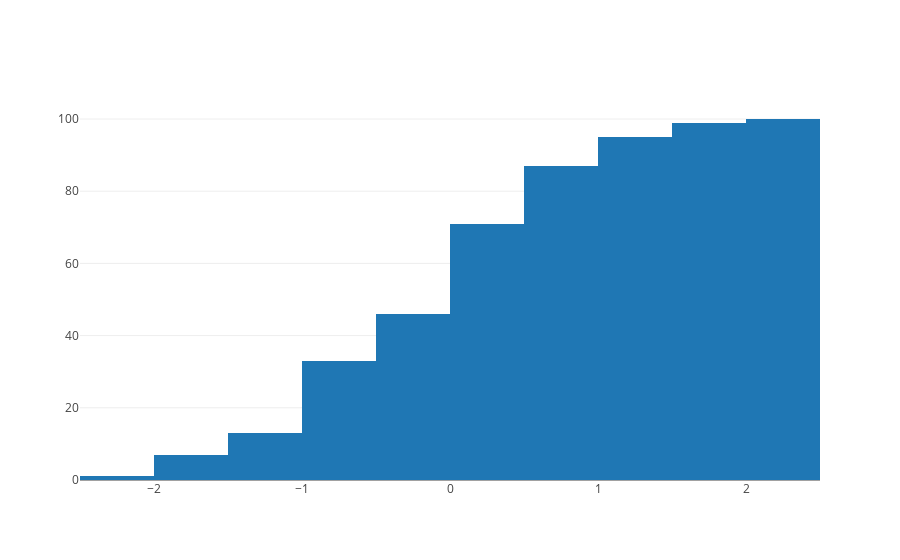

Notebook source saved alongside this figure:
### Code cell
data = [histogram]

offline.iplot(data)
